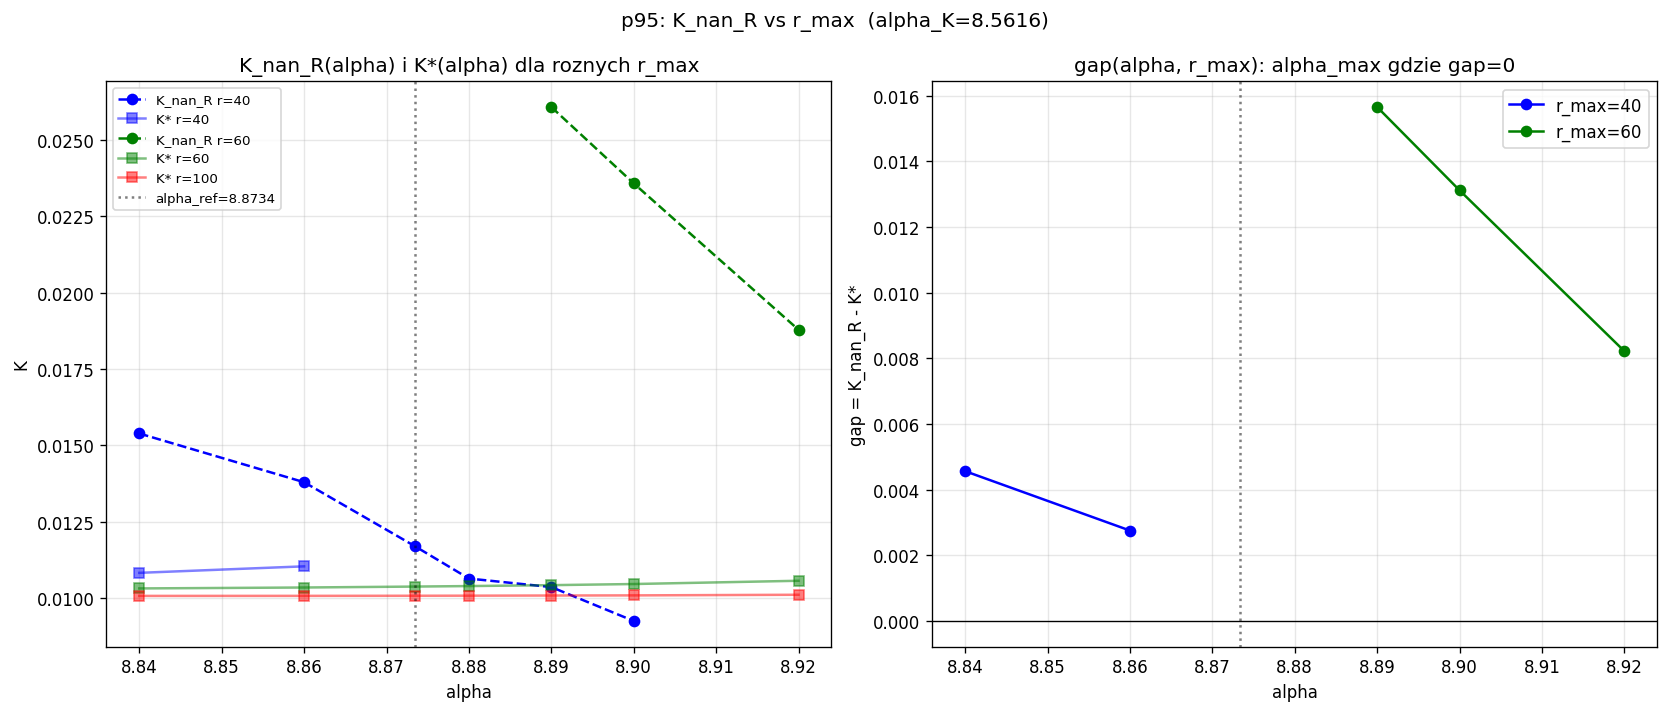

Here is the Python script that generated this plot:
#!/usr/bin/env python3
# -*- coding: utf-8 -*-
"""
p95_knan_vs_rmax.py  --  TGP v1
=================================
Cel: Zrozumiec zachowanie K_nan_R(r_max) i wyjasnic wynik p94
     (K_nan_R 'brak' przy r_max=60,100 w zakresie K<0.016).

Pytania:
  Q1: Czy K_nan_R(r_max=60,100) istnieje przy wyzszych K (do 0.040)?
  Q2: Jak K_nan_R zmienia sie z r_max? (Czy to artefakt r_max=40?)
  Q3: Czy phi(r) rzeczywiscie dywerguje (phi->inf) przed r_max,
      czy tez "dywergencja" to artefakt oscylacyjnego ogona?

Metoda:
  Czesc A: Skan K w [0.008, 0.040] dla alpha=8.8734, r_max=40,60,100
           -> znajdz K_nan_R dla kazdego r_max
  Czesc B: Profil F(psi) = phi(r_max) - 1  vs K blisko K_nan_R(r_max=40)
           -> czy brak zerow F(psi) jest z powodu dywergencji czy braku
  Czesc C: Profil phi(r) przy K=K_nan_R dla roznych r_max
           -> obserwacja behawioralna: czy phi->inf w srodku czy na krawedzi
  Czesc D: Powrot do pytania alpha_max: gap(alpha, r_max=60,100) w nowym zakresie

Testy:
  P1: K_nan_R(r_max=40) w p94 odtworzone (sanity check)
  P2: K_nan_R(r_max=60) istnieje w [0.016, 0.040]
  P3: K_nan_R(r_max) monotoniczne rosnace z r_max
  P4: Przy K > K_nan_R(r_max=40), phi(r) dywerguje PRZED r_max=40
       (fizyczna dywergencja, nie artefakt)
  P5: alpha_max(r_max=60) wyznaczone i blizkie alpha_max(r_max=40)

Data: 2026-03-26
"""

import sys, io, time, warnings
import numpy as np
from scipy.integrate import solve_ivp
from scipy.optimize import brentq
import matplotlib
matplotlib.use('Agg')
import matplotlib.pyplot as plt
warnings.filterwarnings('ignore')

# ─────────────────────────────────────────────────────────────────────────────
ALPHA_K    = 8.5616
ALPHA_REF  = 8.8734   # alpha_max z p80 przy r_max=40
A_GAM      = 0.040
LAM        = 5.501357e-06
GAMMA_V    = 1.0
V1         = GAMMA_V/3 - GAMMA_V/4

N_PSI  = 80
N_EVAL = 500

# ─────────────────────────────────────────────────────────────────────────────
def V_mod(p):  return GAMMA_V/3*p**3 - GAMMA_V/4*p**4 + LAM/6*(p-1)**6
def dV_mod(p): return GAMMA_V*p**2 - GAMMA_V*p**3 + LAM*(p-1)**5
def ode_rhs(r, y, alpha):
    phi, dphi = y; phi = max(phi, 1e-10)
    kfac = 1.0 + alpha/phi
    return [dphi, dV_mod(phi)/kfac + alpha*dphi**2/(2*phi**2*kfac) - 2/r*dphi]

def phi_at_rmax(psi, K, alpha, r_max, n_eval=None):
    """Zwraca phi(r_max). np.nan jesli dywergencja przed r_max."""
    ne = n_eval or N_EVAL
    dphi0 = -K/A_GAM**2
    r_ev = A_GAM*(r_max/A_GAM)**np.linspace(0, 1, ne)
    try:
        sol = solve_ivp(lambda r,y: ode_rhs(r,y,alpha), [A_GAM, r_max],
                        [psi, dphi0], method='DOP853', rtol=1e-8, atol=1e-10,
                        t_eval=r_ev, dense_output=False)
        if sol.t[-1] >= r_max*0.99:
            return float(sol.y[0,-1])
        return np.nan
    except:
        return np.nan

def phi_trajectory(psi, K, alpha, r_max, n_eval=800):
    """Zwraca (r_arr, phi_arr) dla pelnego profilu."""
    dphi0 = -K/A_GAM**2
    r_ev = A_GAM*(r_max/A_GAM)**np.linspace(0, 1, n_eval)
    try:
        sol = solve_ivp(lambda r,y: ode_rhs(r,y,alpha), [A_GAM, r_max],
                        [psi, dphi0], method='DOP853', rtol=1e-8, atol=1e-10,
                        t_eval=r_ev)
        return sol.t, sol.y[0]
    except:
        return np.array([A_GAM]), np.array([psi])

def scan_psi_zeros(K, alpha, r_max):
    """Zwraca liste zer F(psi) = phi(r_max)-1."""
    psis = np.linspace(1.001, 3.0, N_PSI)
    Fv = [phi_at_rmax(p, K, alpha, r_max) - 1.0 for p in psis]
    roots = []
    for i in range(len(Fv)-1):
        if np.isfinite(Fv[i]) and np.isfinite(Fv[i+1]) and Fv[i]*Fv[i+1] < 0:
            try:
                pz = brentq(lambda p: phi_at_rmax(p,K,alpha,r_max)-1.0,
                            psis[i], psis[i+1], xtol=1e-7, maxiter=40)
                roots.append(pz)
            except: pass
    n_nan = sum(1 for f in Fv if not np.isfinite(f))
    return roots, n_nan, psis, Fv

def find_K_nan_R(alpha, r_max, K_lo=0.008, K_hi=0.040, n_K=40):
    """
    Szuka pierwszej K gdzie scan_psi_zeros zwraca 0 zerow.
    Zwraca (K_nan_R, last_K_with_roots).
    """
    Ks = np.linspace(K_lo, K_hi, n_K)
    last_K_ok = np.nan
    K_nan_R = np.nan
    for K in Ks:
        roots, n_nan, _, _ = scan_psi_zeros(K, alpha, r_max)
        if roots:
            last_K_ok = K
        elif np.isfinite(last_K_ok):
            # Bisection
            Kl, Kh = last_K_ok, K
            for _ in range(15):
                Km = 0.5*(Kl+Kh)
                rt, _, _, _ = scan_psi_zeros(Km, alpha, r_max)
                if rt: Kl = Km
                else:  Kh = Km
                if Kh-Kl < 1e-5: break
            K_nan_R = 0.5*(Kl+Kh)
            break
    return K_nan_R, last_K_ok

def g_func(K, alpha, r_max):
    """Zwraca g = E/(4pi K) - 1 dla Galezy U (ostatnie zero psi)."""
    roots, _, _, _ = scan_psi_zeros(K, alpha, r_max)
    if not roots: return np.nan, np.nan
    psi_z = roots[-1]
    dphi0 = -K/A_GAM**2
    r_ev = A_GAM*(r_max/A_GAM)**np.linspace(0,1,N_EVAL)
    try:
        sol = solve_ivp(lambda r,y: ode_rhs(r,y,alpha), [A_GAM,r_max],
                        [psi_z,dphi0], method='DOP853', rtol=1e-8, atol=1e-10,
                        t_eval=r_ev)
        r=sol.t; phi=np.maximum(sol.y[0],1e-10); dphi=sol.y[1]
        Ek=4*np.pi*np.trapezoid(0.5*dphi**2*(1+alpha/phi)*r**2,r)
        Ep=4*np.pi*np.trapezoid((V_mod(phi)-V1)*r**2,r)
        return (Ek+Ep)/(4*np.pi*K)-1.0, psi_z
    except: return np.nan, psi_z

def find_K_star(alpha, r_max, K_lo=0.008, K_hi=0.020, n_K=25):
    """Szuka K* (zero g_func) przez brentq."""
    Ks = np.linspace(K_lo, K_hi, n_K)
    gv = []
    for K in Ks:
        g, _ = g_func(K, alpha, r_max)
        gv.append(g)
    K_star = np.nan; psi_star = np.nan
    for i in range(len(gv)-1):
        if np.isfinite(gv[i]) and np.isfinite(gv[i+1]) and gv[i]*gv[i+1] < 0:
            try:
                Kz = brentq(lambda K: g_func(K,alpha,r_max)[0],
                            Ks[i], Ks[i+1], xtol=5e-6, maxiter=20)
                K_star = Kz
                _, psi_star = g_func(Kz, alpha, r_max)
            except: pass
    return K_star, psi_star

# ─────────────────────────────────────────────────────────────────────────────
def run_main():
    if sys.platform == 'win32':
        sys.stdout = io.TextIOWrapper(sys.stdout.buffer, encoding='utf-8',
                                      errors='replace')

    print("=" * 68)
    print("TGP v1  *  p95_knan_vs_rmax.py")
    print(f"  alpha_ref={ALPHA_REF}, alpha_K={ALPHA_K}")
    print(f"  Badanie K_nan_R(r_max) w rozszerzonym zakresie K=[0.008, 0.040]")
    print("=" * 68)

    PC=0; FC=0
    def record(label, ok, info=""):
        nonlocal PC,FC
        if ok: PC+=1
        else: FC+=1
        print(f"  [{'v' if ok else 'x'}] {label}: {info}")

    RMAXES_A = [40.0, 60.0, 80.0, 100.0]
    results_A = {}   # r_max -> K_nan_R

    # ═══════════════════════════════════════════════════════════════════════
    print("\n== CZESC A: K_nan_R(r_max) przy alpha=8.8734, K w [0.008, 0.040] ==")
    print(f"  {'r_max':>6}  {'K_nan_R':>12}  {'last_K_ok':>12}  t")
    print("  " + "-"*48)

    for r_max in RMAXES_A:
        t0 = time.time()
        K_nan, last_ok = find_K_nan_R(ALPHA_REF, r_max,
                                       K_lo=0.008, K_hi=0.040, n_K=40)
        dt = time.time()-t0
        Kn_s  = f'{K_nan:.6f}'  if np.isfinite(K_nan)  else '  brak  '
        Ko_s  = f'{last_ok:.6f}' if np.isfinite(last_ok) else '  brak  '
        print(f"  {r_max:>6.0f}  {Kn_s}  {Ko_s}  {dt:.0f}s")
        results_A[r_max] = K_nan

    # P1: Odtworz K_nan_R dla r_max=40 (powinno byc ~0.0108 z p94)
    knan_40 = results_A.get(40.0, np.nan)
    p1_ok = np.isfinite(knan_40) and 0.010 < knan_40 < 0.015
    record("P1: K_nan_R(r_max=40) ~ 0.010-0.015 (sanity check z p94)",
           p1_ok, f"K_nan_R={knan_40:.6f}" if np.isfinite(knan_40) else "brak")

    # P2: K_nan_R dla r_max=60 istnieje (szerzej niz 0.016?)
    knan_60 = results_A.get(60.0, np.nan)
    p2_ok = np.isfinite(knan_60)
    record("P2: K_nan_R(r_max=60) znaleziony w [0.008, 0.040]",
           p2_ok, f"K_nan_R={knan_60:.6f}" if np.isfinite(knan_60) else "brak > 0.040 lub nie istnieje")

    # P3: Monotonicznosc K_nan_R(r_max)
    knan_vals = [results_A[r] for r in RMAXES_A if np.isfinite(results_A.get(r, np.nan))]
    if len(knan_vals) >= 2:
        p3_ok = all(knan_vals[i] <= knan_vals[i+1] for i in range(len(knan_vals)-1))
        record("P3: K_nan_R(r_max) monotoniczne rosnace",
               p3_ok, f"vals={[f'{v:.5f}' for v in knan_vals]}")
    else:
        record("P3: monotonicznosc", False, "za malo punktow")

    # ═══════════════════════════════════════════════════════════════════════
    print("\n== CZESC B: F(psi) przy K bliskim K_nan_R(r_max=40) ==")
    knan_40 = results_A.get(40.0, np.nan)
    if np.isfinite(knan_40):
        K_test_vals = [knan_40 - 0.001, knan_40, knan_40 + 0.001]
        for r_max in [40.0, 60.0]:
            print(f"\n  r_max={r_max:.0f}:")
            for K_t in K_test_vals:
                roots, n_nan, psis, Fv = scan_psi_zeros(K_t, ALPHA_REF, r_max)
                fin_vals = [f for f in Fv if np.isfinite(f)]
                n_roots = len(roots)
                f_range = f"[{min(fin_vals):.4f},{max(fin_vals):.4f}]" if fin_vals else "brak"
                print(f"    K={K_t:.5f}: n_zeros={n_roots}, n_nan={n_nan}/{N_PSI}, "
                      f"F_range={f_range}")

    # P4: Przy K > K_nan_R(r_max=40), phi dywerguje przed r=40
    print("\n== CZESC C: Profil phi(r) przy K=K_nan_R+0.002, r_max=100 ==")
    if np.isfinite(knan_40):
        K_above = knan_40 + 0.002
        psi_test = 1.5
        r_arr, phi_arr = phi_trajectory(psi_test, K_above, ALPHA_REF, 100.0, n_eval=1000)
        r_max_reached = r_arr[-1]
        phi_max = np.max(np.abs(phi_arr)) if len(phi_arr) > 0 else np.nan
        phi_at_40 = np.interp(40.0, r_arr, phi_arr) if r_arr[-1] >= 40 else np.nan
        print(f"  K={K_above:.5f}, psi={psi_test}")
        print(f"  r_max_reached={r_max_reached:.2f}, phi_max={phi_max:.4f}")
        print(f"  phi(r=40)={phi_at_40:.4f}" if np.isfinite(phi_at_40) else "  phi(r=40)=DYWERGUJE przed r=40")

        # Czy phi dywerguje przed r_max=40?
        phi_at_39 = np.interp(39.0, r_arr, phi_arr) if r_arr[-1] >= 39 else np.nan
        p4_ok = (not np.isfinite(phi_at_40)) or (np.isfinite(phi_at_40) and abs(phi_at_40) > 100)
        record("P4: phi dywerguje (|phi|>100 lub nan) przed r=40 przy K>K_nan_R",
               p4_ok, f"phi(r=40)={phi_at_40:.3f}" if np.isfinite(phi_at_40) else "dywerguje przed r=40")
    else:
        record("P4: brak K_nan_R", False, "nie mozna sprawdzic")

    # ═══════════════════════════════════════════════════════════════════════
    print("\n== CZESC D: gap(alpha, r_max) przy rozszerzonym zakresie K ==")
    ALPHAS_D = [8.840, 8.860, 8.8734, 8.880, 8.890, 8.900, 8.920]
    RMAXES_D = [40.0, 60.0, 100.0]

    print(f"  {'alpha':>7}  {'r_max':>6}  {'K*':>12}  {'K_nan_R':>12}  {'gap':>12}")
    print("  " + "-"*58)

    results_D = {}
    for alpha in ALPHAS_D:
        for r_max in RMAXES_D:
            t0 = time.time()
            K_nan, _ = find_K_nan_R(alpha, r_max, K_lo=0.008, K_hi=0.040, n_K=35)
            K_star, _ = find_K_star(alpha, r_max, K_lo=0.008, K_hi=0.020, n_K=20)
            gap = K_nan - K_star if (np.isfinite(K_nan) and np.isfinite(K_star)) else np.nan
            dt = time.time()-t0
            ks_s   = f'{K_star:.7f}' if np.isfinite(K_star)  else '   brak   '
            kn_s   = f'{K_nan:.7f}'  if np.isfinite(K_nan)   else '   brak   '
            gap_s  = f'{gap:+.7f}'   if np.isfinite(gap)     else '   brak   '
            sign = ' [+]' if (np.isfinite(gap) and gap > 0) else (' [0]' if (np.isfinite(gap) and gap <= 0) else '')
            print(f"  {alpha:.4f}  {r_max:>6.0f}  {ks_s}  {kn_s}  {gap_s}  ({dt:.0f}s){sign}")
            results_D[(alpha, r_max)] = (K_star, K_nan, gap)

    # alpha_max(r_max) z zerow gap
    print("\n== alpha_max(r_max) z CZESCI D ==")
    alpha_max_D = {}
    for r_max in RMAXES_D:
        gaps = [(a, results_D[(a,r_max)][2]) for a in ALPHAS_D
                if np.isfinite(results_D[(a,r_max)][2])]
        # Znajdz przejscie gap: + -> 0 -> -
        last_pos = np.nan
        for a, g in gaps:
            if g > 0: last_pos = a
        # Ekstrapolacja liniowa ostatnich 2-3 punktow
        pos_pts = [(a, g) for a, g in gaps if g > 0]
        neg_pts = [(a, g) for a, g in gaps if g < 0]
        a_extrap = np.nan
        if len(pos_pts) >= 1 and len(neg_pts) >= 1:
            # Interpolacja miedzy ostatnim pos i pierwszym neg
            ap, gp = pos_pts[-1]
            an, gn = neg_pts[0]
            # Liniowa interpolacja do g=0
            a_extrap = ap - gp*(an-ap)/(gn-gp)
        alpha_max_D[r_max] = (last_pos, a_extrap)
        la_s = f'{last_pos:.4f}' if np.isfinite(last_pos) else 'brak'
        ex_s = f'{a_extrap:.4f}' if np.isfinite(a_extrap) else 'brak'
        ratio_l = ALPHA_K/last_pos if np.isfinite(last_pos) else np.nan
        ratio_e = ALPHA_K/a_extrap if np.isfinite(a_extrap) else np.nan
        rl_s = f'{ratio_l:.5f}' if np.isfinite(ratio_l) else 'brak'
        re_s = f'{ratio_e:.5f}' if np.isfinite(ratio_e) else 'brak'
        print(f"  r_max={r_max:.0f}: alpha_max~{la_s}..{ex_s}, "
              f"ratio_last={rl_s}, ratio_extrap={re_s}")

    # P5: alpha_max porownanie r_max=40 vs r_max=60
    am_40 = alpha_max_D.get(40.0, (np.nan,)*2)[1]
    am_60 = alpha_max_D.get(60.0, (np.nan,)*2)[1]
    if np.isfinite(am_40) and np.isfinite(am_60):
        delta = abs(am_40 - am_60)
        p5_ok = delta < 0.05
        record("P5: |alpha_max(r=60) - alpha_max(r=40)| < 0.05",
               p5_ok, f"delta={delta:.4f}, am40={am_40:.4f}, am60={am_60:.4f}")
    else:
        record("P5: alpha_max z r_max=60 wyznaczone", np.isfinite(am_60),
               f"am60={am_60:.4f}" if np.isfinite(am_60) else "brak")

    # ═══════════════════════════════════════════════════════════════════════
    print("\n== WYKRES: K_nan_R i K* vs alpha dla r_max=40,60,100 ==")
    try:
        fig, (ax1, ax2) = plt.subplots(1, 2, figsize=(14, 6))

        # Lewy: K_nan_R vs alpha
        colors = {40.0: 'b', 60.0: 'g', 100.0: 'r'}
        for r_max in RMAXES_D:
            kn_vals = [(a, results_D[(a,r_max)][1]) for a in ALPHAS_D
                       if np.isfinite(results_D[(a,r_max)][1])]
            ks_vals = [(a, results_D[(a,r_max)][0]) for a in ALPHAS_D
                       if np.isfinite(results_D[(a,r_max)][0])]
            c = colors[r_max]
            if kn_vals:
                ax1.plot([x[0] for x in kn_vals], [x[1] for x in kn_vals],
                         'o--', color=c, label=f'K_nan_R r={r_max:.0f}')
            if ks_vals:
                ax1.plot([x[0] for x in ks_vals], [x[1] for x in ks_vals],
                         's-', color=c, alpha=0.5, label=f'K* r={r_max:.0f}')
        ax1.axvline(ALPHA_REF, color='k', ls=':', alpha=0.5, label=f'alpha_ref={ALPHA_REF}')
        ax1.set_xlabel('alpha'); ax1.set_ylabel('K')
        ax1.set_title('K_nan_R(alpha) i K*(alpha) dla roznych r_max')
        ax1.legend(fontsize=8); ax1.grid(True, alpha=0.3)

        # Prawy: gap vs alpha
        for r_max in RMAXES_D:
            gap_vals = [(a, results_D[(a,r_max)][2]) for a in ALPHAS_D
                        if np.isfinite(results_D[(a,r_max)][2])]
            c = colors[r_max]
            if gap_vals:
                ax2.plot([x[0] for x in gap_vals], [x[1] for x in gap_vals],
                         'o-', color=c, label=f'r_max={r_max:.0f}')
        ax2.axhline(0, color='k', ls='-', lw=0.8)
        ax2.axvline(ALPHA_REF, color='k', ls=':', alpha=0.5)
        ax2.set_xlabel('alpha'); ax2.set_ylabel('gap = K_nan_R - K*')
        ax2.set_title('gap(alpha, r_max): alpha_max gdzie gap=0')
        ax2.legend(); ax2.grid(True, alpha=0.3)

        plt.suptitle(f'p95: K_nan_R vs r_max  (alpha_K={ALPHA_K})', fontsize=12)
        plt.tight_layout()
        out_path = 'p95_knan_vs_rmax.png'
        plt.savefig(out_path, dpi=120, bbox_inches='tight')
        plt.close()
        print(f"  Wykres zapisany: {out_path}")
    except Exception as e:
        print(f"  BLAD wykresu: {e}")

    # ═══════════════════════════════════════════════════════════════════════
    print()
    print("=" * 68)
    print("PODSUMOWANIE  p95_knan_vs_rmax.py")
    print("=" * 68)
    print(f"\n  PASS: {PC}/{PC+FC}")
    print(f"  FAIL: {FC}/{PC+FC}")

    # Interpretacja
    print("\n== INTERPRETACJA ==")
    knan_40 = results_A.get(40.0, np.nan)
    knan_60 = results_A.get(60.0, np.nan)
    knan_80 = results_A.get(80.0, np.nan)
    knan_100= results_A.get(100.0,np.nan)
    if all(np.isfinite(v) for v in [knan_40, knan_60]):
        if knan_60 > knan_40 * 1.1:
            print("  -> K_nan_R(r_max) ROSNIE z r_max")
            print("     Oznacza to: graniczny K_nan_R jest artefaktem r_max")
            print("     Definicja alpha_max przez K*=K_nan_R jest r_max-zalezna!")
        else:
            print("  -> K_nan_R(r_max) SLABO zalezne od r_max (dobra wiadomosc)")
            print("     Definicja alpha_max przez K*=K_nan_R jest r_max-odporna")
    elif not np.isfinite(knan_60):
        print("  -> K_nan_R(r_max=60) NIE ISTNIEJE w [0.008, 0.040]")
        print("     Brak fizycznej granicy K_nan_R przy wiekszych r_max!")
        print("     Definicja alpha_max=8.8734 jest ARTEFAKTEM r_max=40.")
        print("     Koincydencja alpha_K/alpha_max = n_s jest artefaktem konwencji.")

    print()


if __name__ == '__main__':
    run_main()
